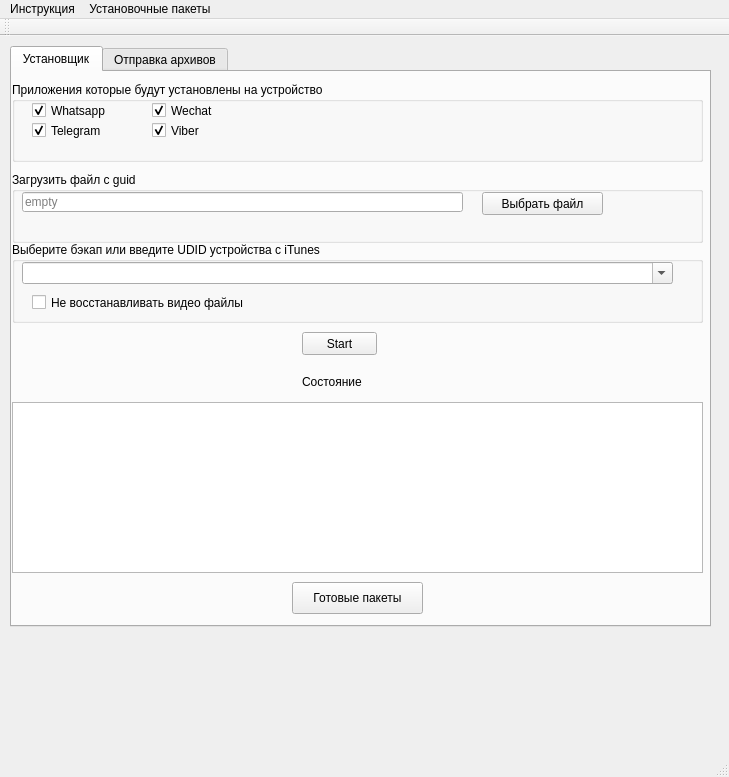
<?xml version="1.0" encoding="UTF-8"?>
<ui version="4.0">
 <class>MainWindow</class>
 <widget class="QMainWindow" name="MainWindow">
  <property name="enabled">
   <bool>true</bool>
  </property>
  <property name="geometry">
   <rect>
    <x>0</x>
    <y>0</y>
    <width>729</width>
    <height>777</height>
   </rect>
  </property>
  <property name="windowTitle">
   <string>itunesBackupParser</string>
  </property>
  <widget class="QWidget" name="centralWidget">
   <widget class="QLabel" name="label_3">
    <property name="geometry">
     <rect>
      <x>0</x>
      <y>170</y>
      <width>121</width>
      <height>16</height>
     </rect>
    </property>
    <property name="text">
     <string/>
    </property>
   </widget>
   <widget class="QTabWidget" name="tabWidget">
    <property name="geometry">
     <rect>
      <x>10</x>
      <y>10</y>
      <width>701</width>
      <height>581</height>
     </rect>
    </property>
    <property name="currentIndex">
     <number>0</number>
    </property>
    <widget class="QWidget" name="tabInstaller">
     <attribute name="title">
      <string>Установщик</string>
     </attribute>
     <widget class="QGroupBox" name="groupBox">
      <property name="geometry">
       <rect>
        <x>0</x>
        <y>10</y>
        <width>691</width>
        <height>80</height>
       </rect>
      </property>
      <property name="title">
       <string>Приложения которые будут установлены на устройство</string>
      </property>
      <widget class="QCheckBox" name="whatsappAppcheckBox">
       <property name="geometry">
        <rect>
         <x>20</x>
         <y>20</y>
         <width>91</width>
         <height>17</height>
        </rect>
       </property>
       <property name="text">
        <string>Whatsapp </string>
       </property>
       <property name="checked">
        <bool>true</bool>
       </property>
      </widget>
      <widget class="QCheckBox" name="TelegramAppCheckBox">
       <property name="geometry">
        <rect>
         <x>20</x>
         <y>40</y>
         <width>91</width>
         <height>17</height>
        </rect>
       </property>
       <property name="text">
        <string>Telegram</string>
       </property>
       <property name="checked">
        <bool>true</bool>
       </property>
      </widget>
      <widget class="QCheckBox" name="WechatAppCheckBox">
       <property name="geometry">
        <rect>
         <x>140</x>
         <y>20</y>
         <width>70</width>
         <height>17</height>
        </rect>
       </property>
       <property name="text">
        <string>Wechat</string>
       </property>
       <property name="checked">
        <bool>true</bool>
       </property>
      </widget>
      <widget class="QCheckBox" name="ViberAppCheckBox">
       <property name="geometry">
        <rect>
         <x>140</x>
         <y>40</y>
         <width>70</width>
         <height>17</height>
        </rect>
       </property>
       <property name="text">
        <string>Viber</string>
       </property>
       <property name="checked">
        <bool>true</bool>
       </property>
      </widget>
     </widget>
     <widget class="QGroupBox" name="groupBox_2">
      <property name="geometry">
       <rect>
        <x>0</x>
        <y>100</y>
        <width>691</width>
        <height>71</height>
       </rect>
      </property>
      <property name="title">
       <string>Загрузить файл с guid</string>
      </property>
      <widget class="QLineEdit" name="guidLine">
       <property name="geometry">
        <rect>
         <x>10</x>
         <y>20</y>
         <width>441</width>
         <height>20</height>
        </rect>
       </property>
       <property name="readOnly">
        <bool>true</bool>
       </property>
       <property name="placeholderText">
        <string>empty</string>
       </property>
      </widget>
      <widget class="QPushButton" name="chooseFileBtn">
       <property name="geometry">
        <rect>
         <x>470</x>
         <y>20</y>
         <width>121</width>
         <height>23</height>
        </rect>
       </property>
       <property name="text">
        <string>Выбрать файл</string>
       </property>
      </widget>
     </widget>
     <widget class="QGroupBox" name="groupBox_3">
      <property name="geometry">
       <rect>
        <x>0</x>
        <y>170</y>
        <width>691</width>
        <height>81</height>
       </rect>
      </property>
      <property name="title">
       <string>Выберите бэкап или введите UDID устройства с iTunes</string>
      </property>
      <widget class="QComboBox" name="backupsListComBox">
       <property name="geometry">
        <rect>
         <x>10</x>
         <y>20</y>
         <width>651</width>
         <height>22</height>
        </rect>
       </property>
       <property name="editable">
        <bool>true</bool>
       </property>
      </widget>
      <widget class="QCheckBox" name="noRestoreCheckBox">
       <property name="geometry">
        <rect>
         <x>20</x>
         <y>50</y>
         <width>251</width>
         <height>21</height>
        </rect>
       </property>
       <property name="text">
        <string>Не восстанавливать видео файлы</string>
       </property>
      </widget>
     </widget>
     <widget class="QPushButton" name="startBtn">
      <property name="geometry">
       <rect>
        <x>290</x>
        <y>260</y>
        <width>75</width>
        <height>23</height>
       </rect>
      </property>
      <property name="text">
       <string>Start</string>
      </property>
     </widget>
     <widget class="QLabel" name="label_2">
      <property name="geometry">
       <rect>
        <x>290</x>
        <y>300</y>
        <width>81</width>
        <height>20</height>
       </rect>
      </property>
      <property name="text">
       <string>Состояние</string>
      </property>
     </widget>
     <widget class="QTextBrowser" name="logTextBrowser">
      <property name="geometry">
       <rect>
        <x>0</x>
        <y>330</y>
        <width>691</width>
        <height>171</height>
       </rect>
      </property>
     </widget>
     <widget class="QPushButton" name="btnOpenReadyIpaDir">
      <property name="geometry">
       <rect>
        <x>280</x>
        <y>510</y>
        <width>131</width>
        <height>32</height>
       </rect>
      </property>
      <property name="text">
       <string>Готовые пакеты</string>
      </property>
     </widget>
    </widget>
    <widget class="QWidget" name="tabBackupSender">
     <attribute name="title">
      <string>Отправка архивов</string>
     </attribute>
    </widget>
   </widget>
  </widget>
  <widget class="QToolBar" name="mainToolBar">
   <attribute name="toolBarArea">
    <enum>TopToolBarArea</enum>
   </attribute>
   <attribute name="toolBarBreak">
    <bool>false</bool>
   </attribute>
  </widget>
  <widget class="QStatusBar" name="statusBar"/>
  <widget class="QMenuBar" name="menuBar">
   <property name="geometry">
    <rect>
     <x>0</x>
     <y>0</y>
     <width>729</width>
     <height>22</height>
    </rect>
   </property>
   <widget class="QMenu" name="menu">
    <property name="title">
     <string>Инструкция</string>
    </property>
    <addaction name="action"/>
   </widget>
   <widget class="QMenu" name="menu_2">
    <property name="title">
     <string>Установочные пакеты</string>
    </property>
    <addaction name="actionOpenTasksDir"/>
    <addaction name="actionOpenCurrentTaskDir"/>
   </widget>
   <addaction name="menu"/>
   <addaction name="menu_2"/>
  </widget>
  <action name="action">
   <property name="text">
    <string>Пошаговая Инструкция</string>
   </property>
  </action>
  <action name="actionOpenTasksDir">
   <property name="text">
    <string>Открыть директорию с заданиями</string>
   </property>
  </action>
  <action name="actionOpenCurrentTaskDir">
   <property name="text">
    <string>Открыть директорию с текущим заданием</string>
   </property>
  </action>
 </widget>
 <layoutdefault spacing="6" margin="11"/>
 <resources/>
 <connections/>
</ui>
